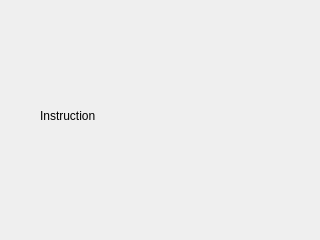
<?xml version="1.0" encoding="UTF-8"?>
<ui version="4.0">
 <class>instruction_form</class>
 <widget class="QWidget" name="instruction_form">
  <property name="geometry">
   <rect>
    <x>0</x>
    <y>0</y>
    <width>320</width>
    <height>240</height>
   </rect>
  </property>
  <property name="windowTitle">
   <string>Instruction</string>
  </property>
  <widget class="QLabel" name="label">
   <property name="geometry">
    <rect>
     <x>40</x>
     <y>30</y>
     <width>251</width>
     <height>171</height>
    </rect>
   </property>
   <property name="text">
    <string>Instruction</string>
   </property>
  </widget>
 </widget>
 <resources/>
 <connections/>
</ui>
